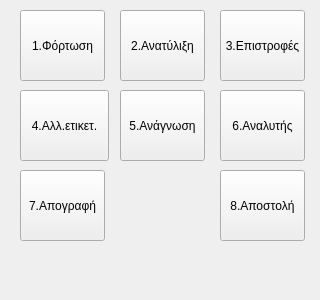
<?xml version="1.0" encoding="UTF-8"?>
<ui version="4.0">
 <class>Elina_ScannerClass</class>
 <widget class="QWidget" name="Elina_ScannerClass">
  <property name="geometry">
   <rect>
    <x>0</x>
    <y>0</y>
    <width>320</width>
    <height>300</height>
   </rect>
  </property>
  <property name="windowTitle">
   <string>Scanner</string>
  </property>
  <widget class="QPushButton" name="bRewrap">
   <property name="geometry">
    <rect>
     <x>120</x>
     <y>10</y>
     <width>85</width>
     <height>71</height>
    </rect>
   </property>
   <property name="text">
    <string>2.Ανατύλιξη</string>
   </property>
   <property name="shortcut">
    <string>3</string>
   </property>
  </widget>
  <widget class="QPushButton" name="bReturn">
   <property name="geometry">
    <rect>
     <x>220</x>
     <y>10</y>
     <width>85</width>
     <height>71</height>
    </rect>
   </property>
   <property name="text">
    <string>3.Επιστροφές</string>
   </property>
   <property name="shortcut">
    <string>4</string>
   </property>
  </widget>
  <widget class="QPushButton" name="bChangeLabel">
   <property name="geometry">
    <rect>
     <x>20</x>
     <y>90</y>
     <width>89</width>
     <height>71</height>
    </rect>
   </property>
   <property name="text">
    <string>4.Αλλ.ετικετ.</string>
   </property>
   <property name="shortcut">
    <string>5</string>
   </property>
  </widget>
  <widget class="QPushButton" name="bReadLabel">
   <property name="geometry">
    <rect>
     <x>120</x>
     <y>90</y>
     <width>85</width>
     <height>71</height>
    </rect>
   </property>
   <property name="text">
    <string>5.Ανάγνωση</string>
   </property>
   <property name="shortcut">
    <string>6</string>
   </property>
  </widget>
  <widget class="QPushButton" name="bAnalyser">
   <property name="geometry">
    <rect>
     <x>220</x>
     <y>90</y>
     <width>85</width>
     <height>71</height>
    </rect>
   </property>
   <property name="text">
    <string>6.Αναλυτής</string>
   </property>
   <property name="shortcut">
    <string>7</string>
   </property>
  </widget>
  <widget class="QPushButton" name="bFortosi">
   <property name="geometry">
    <rect>
     <x>20</x>
     <y>10</y>
     <width>85</width>
     <height>71</height>
    </rect>
   </property>
   <property name="text">
    <string>1.Φόρτωση</string>
   </property>
   <property name="shortcut">
    <string>1</string>
   </property>
  </widget>
  <widget class="QPushButton" name="bApografi">
   <property name="geometry">
    <rect>
     <x>20</x>
     <y>170</y>
     <width>85</width>
     <height>71</height>
    </rect>
   </property>
   <property name="text">
    <string>7.Απογραφή</string>
   </property>
   <property name="shortcut">
    <string>8</string>
   </property>
  </widget>
  <widget class="QLabel" name="statusLabel">
   <property name="geometry">
    <rect>
     <x>20</x>
     <y>250</y>
     <width>121</width>
     <height>20</height>
    </rect>
   </property>
   <property name="text">
    <string/>
   </property>
  </widget>
  <widget class="QLabel" name="statusLabel_2">
   <property name="geometry">
    <rect>
     <x>180</x>
     <y>250</y>
     <width>121</width>
     <height>20</height>
    </rect>
   </property>
   <property name="text">
    <string/>
   </property>
   <property name="alignment">
    <set>Qt::AlignRight|Qt::AlignTrailing|Qt::AlignVCenter</set>
   </property>
  </widget>
  <widget class="QPushButton" name="bTransmitApografi">
   <property name="geometry">
    <rect>
     <x>220</x>
     <y>170</y>
     <width>85</width>
     <height>71</height>
    </rect>
   </property>
   <property name="text">
    <string>8.Αποστoλή</string>
   </property>
   <property name="shortcut">
    <string>8</string>
   </property>
  </widget>
 </widget>
 <layoutdefault spacing="6" margin="11"/>
 <resources/>
 <connections/>
</ui>
